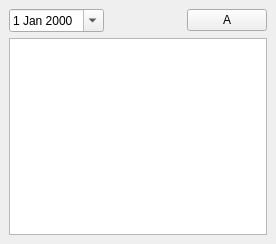
<?xml version="1.0" encoding="UTF-8"?>
<ui version="4.0">
 <class>AccountabilityReports</class>
 <widget class="QWidget" name="AccountabilityReports">
  <property name="geometry">
   <rect>
    <x>0</x>
    <y>0</y>
    <width>276</width>
    <height>244</height>
   </rect>
  </property>
  <property name="windowTitle">
   <string>Accountability Reports</string>
  </property>
  <layout class="QGridLayout" name="gridLayout_2">
   <property name="leftMargin">
    <number>0</number>
   </property>
   <property name="topMargin">
    <number>0</number>
   </property>
   <property name="rightMargin">
    <number>0</number>
   </property>
   <property name="bottomMargin">
    <number>0</number>
   </property>
   <item row="0" column="0">
    <widget class="QWidget" name="centeralwidget" native="true">
     <layout class="QGridLayout" name="gridLayout">
      <item row="0" column="0">
       <layout class="QVBoxLayout" name="verticalLayout">
        <item>
         <layout class="QHBoxLayout" name="horizontalLayout">
          <item>
           <widget class="QDateEdit" name="dateEdit">
            <property name="calendarPopup">
             <bool>true</bool>
            </property>
           </widget>
          </item>
          <item>
           <spacer name="horizontalSpacer">
            <property name="orientation">
             <enum>Qt::Orientation::Horizontal</enum>
            </property>
            <property name="sizeHint" stdset="0">
             <size>
              <width>40</width>
              <height>20</height>
             </size>
            </property>
           </spacer>
          </item>
          <item>
           <widget class="QPushButton" name="btnA">
            <property name="text">
             <string>A</string>
            </property>
           </widget>
          </item>
         </layout>
        </item>
        <item>
         <widget class="QTableWidget" name="tableWidget"/>
        </item>
       </layout>
      </item>
     </layout>
    </widget>
   </item>
  </layout>
 </widget>
 <resources>
  <include location="resources/resources.qrc"/>
 </resources>
 <connections/>
</ui>
